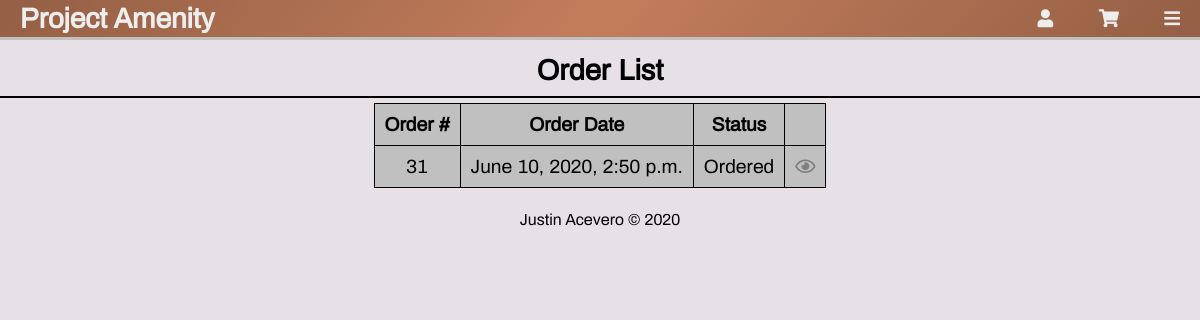
The page /account/orders/ (signed in) on the database as committed earlier.
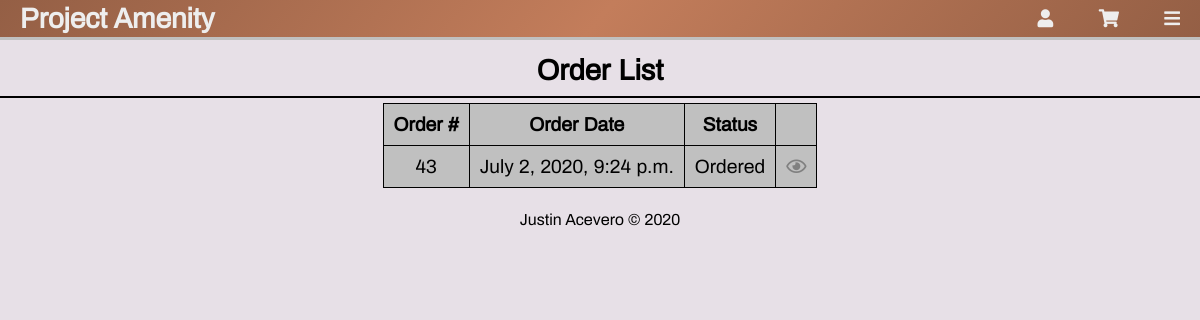
The same page on the database as committed later.
### amenity/models.py (models this page shows, shortened)
class Order(models.Model):
    customer = models.ForeignKey(Customer, on_delete=models.CASCADE)
    order_date = models.DateTimeField(auto_now=False, auto_now_add=True)
    total_price = models.DecimalField(
        max_digits=7, decimal_places=2, default=0.00)
    status_list = [
        ('OR', 'Ordered'),
        ('SH', 'Shipped'),
        ('DE', 'Delivered'),
    ]
    status = models.CharField(choices=status_list, default='OR', max_length=2)
    status_date = models.DateField(auto_now=True)

### accounts/views.py (the view)
# urls.py: path('orders/', views.account_orders, name="account_orders"),
@login_required(login_url='login_page')
def account_orders(request):
    orders = Order.objects.filter(
        customer=request.user.customer).order_by('-order_date')
    context = {
        'title': 'Orders',
        'orders': orders,
    }
    return render(request, 'accounts/account_orders.html', context)

### accounts/templates/accounts/account_orders.html
{% extends 'base.html' %}
{% block content %}
<h2 class="page-title">Order List</h2>
<section>
    <table>
        <tbody>
            <tr>
                <th>Order #</th>
                <th>Order Date</th>
                <th>Status</th>
                <th></th>
            </tr>
            {% for order in orders %}
            <tr>
                <td>{{ order.id }}</td>
                <td>{{ order.order_date }}</td>
                <td>{{ order.get_status_display }}</td>
                <td>
                    <a href="{% url 'account_view_order' order.id %}">
                        <i class="far fa-eye"></i>
                    </a>
                </td>
            </tr>
            {% endfor %}
        </tbody>
    </table>
</section>
{% endblock %}

Rows that differ between the two databases and show on the page:
removed Order: id "31", order_date "June 10, 2020, 2:50 p.m.", status "Ordered"
added Order: id "43", order_date "July 2, 2020, 9:24 p.m.", status "Ordered"
